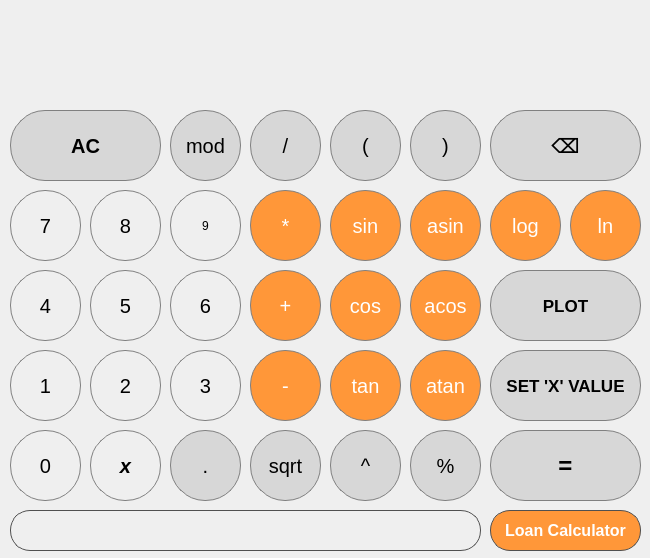
<?xml version="1.0" encoding="UTF-8"?>
<ui version="4.0">
 <class>MainWindow</class>
 <widget class="QMainWindow" name="MainWindow">
  <property name="geometry">
   <rect>
    <x>0</x>
    <y>0</y>
    <width>650</width>
    <height>558</height>
   </rect>
  </property>
  <property name="minimumSize">
   <size>
    <width>650</width>
    <height>558</height>
   </size>
  </property>
  <property name="maximumSize">
   <size>
    <width>650</width>
    <height>558</height>
   </size>
  </property>
  <property name="windowTitle">
   <string>MainWindow</string>
  </property>
  <widget class="QWidget" name="centralwidget">
   <widget class="QLabel" name="output">
    <property name="geometry">
     <rect>
      <x>10</x>
      <y>10</y>
      <width>631</width>
      <height>91</height>
     </rect>
    </property>
    <property name="font">
     <font>
      <pointsize>28</pointsize>
     </font>
    </property>
    <property name="styleSheet">
     <string notr="true">QLabel {
  qproperty-alignment: 'AlignVCenter | AlignRight';
  border: 1px solid gray;
  color: white;
  border-radius: 30px;
  border-color: rgb(80, 80, 80);
}

background-color : black;</string>
    </property>
    <property name="text">
     <string/>
    </property>
    <property name="alignment">
     <set>Qt::AlignRight|Qt::AlignTrailing|Qt::AlignVCenter</set>
    </property>
   </widget>
   <widget class="QPushButton" name="PushButtonReset">
    <property name="geometry">
     <rect>
      <x>10</x>
      <y>110</y>
      <width>151</width>
      <height>71</height>
     </rect>
    </property>
    <property name="font">
     <font>
      <pointsize>15</pointsize>
      <bold>true</bold>
     </font>
    </property>
    <property name="styleSheet">
     <string notr="true">QPushButton {
  background-color: rgb(215, 215, 215);
  border: 1px solid gray;
  border-radius: 35px;
  color: black;
}
QPushButton:pressed {
    background-color: qlineargradient(x1: 0, y1: 0, x2: 0, y2: 1,
                                      stop: 0 #BEBEBE, stop: 1 #D7D7D7);
}</string>
    </property>
    <property name="text">
     <string>AC</string>
    </property>
   </widget>
   <widget class="QPushButton" name="pushButton_mod">
    <property name="geometry">
     <rect>
      <x>170</x>
      <y>110</y>
      <width>71</width>
      <height>71</height>
     </rect>
    </property>
    <property name="font">
     <font>
      <pointsize>15</pointsize>
     </font>
    </property>
    <property name="styleSheet">
     <string notr="true">QPushButton {
  background-color: rgb(215, 215, 215);
  border: 1px solid gray;
  border-radius: 35px;
  color: black;
}
QPushButton:pressed {
    background-color: qlineargradient(x1: 0, y1: 0, x2: 0, y2: 1,
                                      stop: 0 #BEBEBE, stop: 1 #D7D7D7);
}</string>
    </property>
    <property name="text">
     <string>mod</string>
    </property>
   </widget>
   <widget class="QPushButton" name="pushButton_percent">
    <property name="geometry">
     <rect>
      <x>410</x>
      <y>430</y>
      <width>71</width>
      <height>71</height>
     </rect>
    </property>
    <property name="font">
     <font>
      <pointsize>15</pointsize>
     </font>
    </property>
    <property name="styleSheet">
     <string notr="true">QPushButton {
  background-color: rgb(215, 215, 215);
  border: 1px solid gray;
  border-radius: 35px;
  color: black;
}
QPushButton:pressed {
    background-color: qlineargradient(x1: 0, y1: 0, x2: 0, y2: 1,
                                      stop: 0 #BEBEBE, stop: 1 #D7D7D7);
}</string>
    </property>
    <property name="text">
     <string>%</string>
    </property>
   </widget>
   <widget class="QPushButton" name="pushButton_divide">
    <property name="geometry">
     <rect>
      <x>250</x>
      <y>110</y>
      <width>71</width>
      <height>71</height>
     </rect>
    </property>
    <property name="font">
     <font>
      <pointsize>15</pointsize>
     </font>
    </property>
    <property name="styleSheet">
     <string notr="true">QPushButton {
  background-color: rgb(215, 215, 215);
  border: 1px solid gray;
  border-radius: 35px;
  color: black;
}
QPushButton:pressed {
    background-color: qlineargradient(x1: 0, y1: 0, x2: 0, y2: 1,
                                      stop: 0 #BEBEBE, stop: 1 #D7D7D7);
}</string>
    </property>
    <property name="text">
     <string>/</string>
    </property>
   </widget>
   <widget class="QPushButton" name="pushButton_sin">
    <property name="geometry">
     <rect>
      <x>330</x>
      <y>190</y>
      <width>71</width>
      <height>71</height>
     </rect>
    </property>
    <property name="font">
     <font>
      <pointsize>15</pointsize>
     </font>
    </property>
    <property name="styleSheet">
     <string notr="true">QPushButton {
  background-color: rgb(255, 151, 57);
  border: 1px solid gray;
  border-radius: 35px;
  color: white;
}
QPushButton:pressed {
    background-color: qlineargradient(x1: 0, y1: 0, x2: 0, y2: 1,
                                      stop: 0 #BEBEBE, stop: 1 #D7D7D7);
}</string>
    </property>
    <property name="text">
     <string>sin</string>
    </property>
   </widget>
   <widget class="QPushButton" name="pushButton_asin">
    <property name="geometry">
     <rect>
      <x>410</x>
      <y>190</y>
      <width>71</width>
      <height>71</height>
     </rect>
    </property>
    <property name="font">
     <font>
      <pointsize>15</pointsize>
     </font>
    </property>
    <property name="styleSheet">
     <string notr="true">QPushButton {
  background-color: rgb(255, 151, 57);
  border: 1px solid gray;
  border-radius: 35px;
  color: white;
}
QPushButton:pressed {
    background-color: qlineargradient(x1: 0, y1: 0, x2: 0, y2: 1,
                                      stop: 0 #BEBEBE, stop: 1 #D7D7D7);
}</string>
    </property>
    <property name="text">
     <string>asin</string>
    </property>
   </widget>
   <widget class="QPushButton" name="pushButton_7">
    <property name="geometry">
     <rect>
      <x>10</x>
      <y>190</y>
      <width>71</width>
      <height>71</height>
     </rect>
    </property>
    <property name="font">
     <font>
      <pointsize>15</pointsize>
     </font>
    </property>
    <property name="styleSheet">
     <string notr="true">QPushButton {
   border: 1px solid gray;
   border-radius: 35px;
}
QPushButton:pressed {
    background-color: qlineargradient(x1: 0, y1: 0, x2: 0, y2: 1,
                                      stop: 0 #dadbde, stop: 1 #f6f7fa);
}</string>
    </property>
    <property name="text">
     <string>7</string>
    </property>
   </widget>
   <widget class="QPushButton" name="pushButton_9">
    <property name="geometry">
     <rect>
      <x>170</x>
      <y>190</y>
      <width>71</width>
      <height>71</height>
     </rect>
    </property>
    <property name="styleSheet">
     <string notr="true">QPushButton {
   border: 1px solid gray;
   border-radius: 35px;
}
QPushButton:pressed {
    background-color: qlineargradient(x1: 0, y1: 0, x2: 0, y2: 1,
                                      stop: 0 #dadbde, stop: 1 #f6f7fa);
}</string>
    </property>
    <property name="text">
     <string>9</string>
    </property>
   </widget>
   <widget class="QPushButton" name="pushButton_cos">
    <property name="geometry">
     <rect>
      <x>330</x>
      <y>270</y>
      <width>71</width>
      <height>71</height>
     </rect>
    </property>
    <property name="font">
     <font>
      <pointsize>15</pointsize>
     </font>
    </property>
    <property name="styleSheet">
     <string notr="true">QPushButton {
  background-color: rgb(255, 151, 57);
  border: 1px solid gray;
  border-radius: 35px;
  color: white;
}
QPushButton:pressed {
    background-color: qlineargradient(x1: 0, y1: 0, x2: 0, y2: 1,
                                      stop: 0 #BEBEBE, stop: 1 #D7D7D7);
}</string>
    </property>
    <property name="text">
     <string>cos</string>
    </property>
   </widget>
   <widget class="QPushButton" name="pushButton_acos">
    <property name="geometry">
     <rect>
      <x>410</x>
      <y>270</y>
      <width>71</width>
      <height>71</height>
     </rect>
    </property>
    <property name="font">
     <font>
      <pointsize>15</pointsize>
     </font>
    </property>
    <property name="styleSheet">
     <string notr="true">QPushButton {
  background-color: rgb(255, 151, 57);
  border: 1px solid gray;
  border-radius: 35px;
  color: white;
}
QPushButton:pressed {
    background-color: qlineargradient(x1: 0, y1: 0, x2: 0, y2: 1,
                                      stop: 0 #BEBEBE, stop: 1 #D7D7D7);
}</string>
    </property>
    <property name="text">
     <string>acos</string>
    </property>
   </widget>
   <widget class="QPushButton" name="pushButton_8">
    <property name="geometry">
     <rect>
      <x>90</x>
      <y>190</y>
      <width>71</width>
      <height>71</height>
     </rect>
    </property>
    <property name="font">
     <font>
      <pointsize>15</pointsize>
     </font>
    </property>
    <property name="styleSheet">
     <string notr="true">QPushButton {
   border: 1px solid gray;
   border-radius: 35px;
}
QPushButton:pressed {
    background-color: qlineargradient(x1: 0, y1: 0, x2: 0, y2: 1,
                                      stop: 0 #dadbde, stop: 1 #f6f7fa);
}</string>
    </property>
    <property name="text">
     <string>8</string>
    </property>
   </widget>
   <widget class="QPushButton" name="pushButton_multiply">
    <property name="geometry">
     <rect>
      <x>250</x>
      <y>190</y>
      <width>71</width>
      <height>71</height>
     </rect>
    </property>
    <property name="font">
     <font>
      <pointsize>15</pointsize>
     </font>
    </property>
    <property name="styleSheet">
     <string notr="true">QPushButton {
  background-color: rgb(255, 151, 57);
  border: 1px solid gray;
  border-radius: 35px;
  color: white;
}
QPushButton:pressed {
    background-color: qlineargradient(x1: 0, y1: 0, x2: 0, y2: 1,
                                      stop: 0 #BEBEBE, stop: 1 #D7D7D7);
}</string>
    </property>
    <property name="text">
     <string>*</string>
    </property>
   </widget>
   <widget class="QPushButton" name="pushButton_4">
    <property name="geometry">
     <rect>
      <x>10</x>
      <y>270</y>
      <width>71</width>
      <height>71</height>
     </rect>
    </property>
    <property name="font">
     <font>
      <pointsize>15</pointsize>
     </font>
    </property>
    <property name="styleSheet">
     <string notr="true">QPushButton {
   border: 1px solid gray;
   border-radius: 35px;
}
QPushButton:pressed {
    background-color: qlineargradient(x1: 0, y1: 0, x2: 0, y2: 1,
                                      stop: 0 #dadbde, stop: 1 #f6f7fa);
}</string>
    </property>
    <property name="text">
     <string>4</string>
    </property>
   </widget>
   <widget class="QPushButton" name="pushButton_6">
    <property name="geometry">
     <rect>
      <x>170</x>
      <y>270</y>
      <width>71</width>
      <height>71</height>
     </rect>
    </property>
    <property name="font">
     <font>
      <pointsize>15</pointsize>
     </font>
    </property>
    <property name="styleSheet">
     <string notr="true">QPushButton {
   border: 1px solid gray;
   border-radius: 35px;
}
QPushButton:pressed {
    background-color: qlineargradient(x1: 0, y1: 0, x2: 0, y2: 1,
                                      stop: 0 #dadbde, stop: 1 #f6f7fa);
}</string>
    </property>
    <property name="text">
     <string>6</string>
    </property>
   </widget>
   <widget class="QPushButton" name="pushButton_tan">
    <property name="geometry">
     <rect>
      <x>330</x>
      <y>350</y>
      <width>71</width>
      <height>71</height>
     </rect>
    </property>
    <property name="font">
     <font>
      <pointsize>15</pointsize>
     </font>
    </property>
    <property name="styleSheet">
     <string notr="true">QPushButton {
  background-color: rgb(255, 151, 57);
  border: 1px solid gray;
  border-radius: 35px;
  color: white;
}
QPushButton:pressed {
    background-color: qlineargradient(x1: 0, y1: 0, x2: 0, y2: 1,
                                      stop: 0 #BEBEBE, stop: 1 #D7D7D7);
}</string>
    </property>
    <property name="text">
     <string>tan</string>
    </property>
   </widget>
   <widget class="QPushButton" name="pushButton_atan">
    <property name="geometry">
     <rect>
      <x>410</x>
      <y>350</y>
      <width>71</width>
      <height>71</height>
     </rect>
    </property>
    <property name="font">
     <font>
      <pointsize>15</pointsize>
     </font>
    </property>
    <property name="styleSheet">
     <string notr="true">QPushButton {
  background-color: rgb(255, 151, 57);
  border: 1px solid gray;
  border-radius: 35px;
  color: white;
}
QPushButton:pressed {
    background-color: qlineargradient(x1: 0, y1: 0, x2: 0, y2: 1,
                                      stop: 0 #BEBEBE, stop: 1 #D7D7D7);
}</string>
    </property>
    <property name="text">
     <string>atan</string>
    </property>
   </widget>
   <widget class="QPushButton" name="pushButton_5">
    <property name="geometry">
     <rect>
      <x>90</x>
      <y>270</y>
      <width>71</width>
      <height>71</height>
     </rect>
    </property>
    <property name="font">
     <font>
      <pointsize>15</pointsize>
     </font>
    </property>
    <property name="styleSheet">
     <string notr="true">QPushButton {
   border: 1px solid gray;
   border-radius: 35px;
}
QPushButton:pressed {
    background-color: qlineargradient(x1: 0, y1: 0, x2: 0, y2: 1,
                                      stop: 0 #dadbde, stop: 1 #f6f7fa);
}</string>
    </property>
    <property name="text">
     <string>5</string>
    </property>
   </widget>
   <widget class="QPushButton" name="pushButton_plus">
    <property name="geometry">
     <rect>
      <x>250</x>
      <y>270</y>
      <width>71</width>
      <height>71</height>
     </rect>
    </property>
    <property name="font">
     <font>
      <pointsize>15</pointsize>
     </font>
    </property>
    <property name="styleSheet">
     <string notr="true">QPushButton {
  background-color: rgb(255, 151, 57);
  border: 1px solid gray;
  border-radius: 35px;
  color: white;
}
QPushButton:pressed {
    background-color: qlineargradient(x1: 0, y1: 0, x2: 0, y2: 1,
                                      stop: 0 #BEBEBE, stop: 1 #D7D7D7);
}</string>
    </property>
    <property name="text">
     <string>+</string>
    </property>
   </widget>
   <widget class="QPushButton" name="pushButton_1">
    <property name="geometry">
     <rect>
      <x>10</x>
      <y>350</y>
      <width>71</width>
      <height>71</height>
     </rect>
    </property>
    <property name="font">
     <font>
      <pointsize>15</pointsize>
     </font>
    </property>
    <property name="styleSheet">
     <string notr="true">QPushButton {
   border: 1px solid gray;
   border-radius: 35px;
}
QPushButton:pressed {
    background-color: qlineargradient(x1: 0, y1: 0, x2: 0, y2: 1,
                                      stop: 0 #dadbde, stop: 1 #f6f7fa);
}</string>
    </property>
    <property name="text">
     <string>1</string>
    </property>
   </widget>
   <widget class="QPushButton" name="pushButton_3">
    <property name="geometry">
     <rect>
      <x>170</x>
      <y>350</y>
      <width>71</width>
      <height>71</height>
     </rect>
    </property>
    <property name="font">
     <font>
      <pointsize>15</pointsize>
     </font>
    </property>
    <property name="styleSheet">
     <string notr="true">QPushButton {
   border: 1px solid gray;
   border-radius: 35px;
}
QPushButton:pressed {
    background-color: qlineargradient(x1: 0, y1: 0, x2: 0, y2: 1,
                                      stop: 0 #dadbde, stop: 1 #f6f7fa);
}</string>
    </property>
    <property name="text">
     <string>3</string>
    </property>
   </widget>
   <widget class="QPushButton" name="pushButton_sqrt">
    <property name="geometry">
     <rect>
      <x>250</x>
      <y>430</y>
      <width>71</width>
      <height>71</height>
     </rect>
    </property>
    <property name="font">
     <font>
      <pointsize>15</pointsize>
     </font>
    </property>
    <property name="styleSheet">
     <string notr="true">QPushButton {
  background-color: rgb(215, 215, 215);
  border: 1px solid gray;
  border-radius: 35px;
  color: black;
}
QPushButton:pressed {
    background-color: qlineargradient(x1: 0, y1: 0, x2: 0, y2: 1,
                                      stop: 0 #BEBEBE, stop: 1 #D7D7D7);
}</string>
    </property>
    <property name="text">
     <string>sqrt</string>
    </property>
   </widget>
   <widget class="QPushButton" name="pushButton_log">
    <property name="geometry">
     <rect>
      <x>490</x>
      <y>190</y>
      <width>71</width>
      <height>71</height>
     </rect>
    </property>
    <property name="font">
     <font>
      <pointsize>15</pointsize>
     </font>
    </property>
    <property name="styleSheet">
     <string notr="true">QPushButton {
  background-color: rgb(255, 151, 57);
  border: 1px solid gray;
  border-radius: 35px;
  color: white;
}
QPushButton:pressed {
    background-color: qlineargradient(x1: 0, y1: 0, x2: 0, y2: 1,
                                      stop: 0 #BEBEBE, stop: 1 #D7D7D7);
}</string>
    </property>
    <property name="text">
     <string>log</string>
    </property>
   </widget>
   <widget class="QPushButton" name="pushButton_2">
    <property name="geometry">
     <rect>
      <x>90</x>
      <y>350</y>
      <width>71</width>
      <height>71</height>
     </rect>
    </property>
    <property name="font">
     <font>
      <pointsize>15</pointsize>
     </font>
    </property>
    <property name="styleSheet">
     <string notr="true">QPushButton {
   border: 1px solid gray;
   border-radius: 35px;
}
QPushButton:pressed {
    background-color: qlineargradient(x1: 0, y1: 0, x2: 0, y2: 1,
                                      stop: 0 #dadbde, stop: 1 #f6f7fa);
}</string>
    </property>
    <property name="text">
     <string>2</string>
    </property>
   </widget>
   <widget class="QPushButton" name="pushButton_minus">
    <property name="geometry">
     <rect>
      <x>250</x>
      <y>350</y>
      <width>71</width>
      <height>71</height>
     </rect>
    </property>
    <property name="font">
     <font>
      <pointsize>15</pointsize>
     </font>
    </property>
    <property name="styleSheet">
     <string notr="true">QPushButton {
  background-color: rgb(255, 151, 57);
  border: 1px solid gray;
  border-radius: 35px;
  color: white;
}
QPushButton:pressed {
    background-color: qlineargradient(x1: 0, y1: 0, x2: 0, y2: 1,
                                      stop: 0 #BEBEBE, stop: 1 #D7D7D7);
}</string>
    </property>
    <property name="text">
     <string>-</string>
    </property>
   </widget>
   <widget class="QPushButton" name="pushButton_0">
    <property name="geometry">
     <rect>
      <x>10</x>
      <y>430</y>
      <width>71</width>
      <height>71</height>
     </rect>
    </property>
    <property name="font">
     <font>
      <pointsize>15</pointsize>
     </font>
    </property>
    <property name="styleSheet">
     <string notr="true">QPushButton {
   border: 1px solid gray;
   border-radius: 35px;
}
QPushButton:pressed {
    background-color: qlineargradient(x1: 0, y1: 0, x2: 0, y2: 1,
                                      stop: 0 #dadbde, stop: 1 #f6f7fa);
}</string>
    </property>
    <property name="text">
     <string>0</string>
    </property>
   </widget>
   <widget class="QPushButton" name="pushButton_dot">
    <property name="geometry">
     <rect>
      <x>170</x>
      <y>430</y>
      <width>71</width>
      <height>71</height>
     </rect>
    </property>
    <property name="font">
     <font>
      <pointsize>15</pointsize>
     </font>
    </property>
    <property name="styleSheet">
     <string notr="true">QPushButton {
  background-color: rgb(215, 215, 215);
  border: 1px solid gray;
  border-radius: 35px;
  color: black;
}
QPushButton:pressed {
    background-color: qlineargradient(x1: 0, y1: 0, x2: 0, y2: 1,
                                      stop: 0 #BEBEBE, stop: 1 #D7D7D7);
}</string>
    </property>
    <property name="text">
     <string>.</string>
    </property>
   </widget>
   <widget class="QPushButton" name="pushButton_pow">
    <property name="geometry">
     <rect>
      <x>330</x>
      <y>430</y>
      <width>71</width>
      <height>71</height>
     </rect>
    </property>
    <property name="font">
     <font>
      <pointsize>15</pointsize>
     </font>
    </property>
    <property name="styleSheet">
     <string notr="true">QPushButton {
  background-color: rgb(215, 215, 215);
  border: 1px solid gray;
  border-radius: 35px;
  color: black;
}
QPushButton:pressed {
    background-color: qlineargradient(x1: 0, y1: 0, x2: 0, y2: 1,
                                      stop: 0 #BEBEBE, stop: 1 #D7D7D7);
}</string>
    </property>
    <property name="text">
     <string>^</string>
    </property>
   </widget>
   <widget class="QPushButton" name="pushButton_ln">
    <property name="geometry">
     <rect>
      <x>570</x>
      <y>190</y>
      <width>71</width>
      <height>71</height>
     </rect>
    </property>
    <property name="font">
     <font>
      <pointsize>15</pointsize>
     </font>
    </property>
    <property name="styleSheet">
     <string notr="true">QPushButton {
  background-color: rgb(255, 151, 57);
  border: 1px solid gray;
  border-radius: 35px;
  color: white;
}
QPushButton:pressed {
    background-color: qlineargradient(x1: 0, y1: 0, x2: 0, y2: 1,
                                      stop: 0 #BEBEBE, stop: 1 #D7D7D7);
}</string>
    </property>
    <property name="text">
     <string>ln</string>
    </property>
   </widget>
   <widget class="QPushButton" name="pushButton_equal">
    <property name="geometry">
     <rect>
      <x>490</x>
      <y>430</y>
      <width>151</width>
      <height>71</height>
     </rect>
    </property>
    <property name="font">
     <font>
      <pointsize>18</pointsize>
      <bold>true</bold>
     </font>
    </property>
    <property name="styleSheet">
     <string notr="true">QPushButton {
  background-color: rgb(215, 215, 215);
  border: 1px solid gray;
  border-radius: 35px;
  color: black;
}
QPushButton:pressed {
    background-color: qlineargradient(x1: 0, y1: 0, x2: 0, y2: 1,
                                      stop: 0 #BEBEBE, stop: 1 #D7D7D7);
}</string>
    </property>
    <property name="text">
     <string>=</string>
    </property>
   </widget>
   <widget class="QPushButton" name="pushButton_rightBracket">
    <property name="geometry">
     <rect>
      <x>410</x>
      <y>110</y>
      <width>71</width>
      <height>71</height>
     </rect>
    </property>
    <property name="font">
     <font>
      <pointsize>15</pointsize>
     </font>
    </property>
    <property name="styleSheet">
     <string notr="true">QPushButton {
  background-color: rgb(215, 215, 215);
  border: 1px solid gray;
  border-radius: 35px;
  color: black;
}
QPushButton:pressed {
    background-color: qlineargradient(x1: 0, y1: 0, x2: 0, y2: 1,
                                      stop: 0 #BEBEBE, stop: 1 #D7D7D7);
}</string>
    </property>
    <property name="text">
     <string>)</string>
    </property>
   </widget>
   <widget class="QPushButton" name="pushButton_leftBracket">
    <property name="geometry">
     <rect>
      <x>330</x>
      <y>110</y>
      <width>71</width>
      <height>71</height>
     </rect>
    </property>
    <property name="font">
     <font>
      <pointsize>15</pointsize>
     </font>
    </property>
    <property name="styleSheet">
     <string notr="true">QPushButton {
  background-color: rgb(215, 215, 215);
  border: 1px solid gray;
  border-radius: 35px;
  color: black;
}
QPushButton:pressed {
    background-color: qlineargradient(x1: 0, y1: 0, x2: 0, y2: 1,
                                      stop: 0 #BEBEBE, stop: 1 #D7D7D7);
}</string>
    </property>
    <property name="text">
     <string>(</string>
    </property>
   </widget>
   <widget class="QPushButton" name="pushButton_x">
    <property name="geometry">
     <rect>
      <x>90</x>
      <y>430</y>
      <width>71</width>
      <height>71</height>
     </rect>
    </property>
    <property name="font">
     <font>
      <pointsize>15</pointsize>
      <italic>true</italic>
      <bold>true</bold>
     </font>
    </property>
    <property name="styleSheet">
     <string notr="true">QPushButton {
   border: 1px solid gray;
   border-radius: 35px;
}
QPushButton:pressed {
    background-color: qlineargradient(x1: 0, y1: 0, x2: 0, y2: 1,
                                      stop: 0 #dadbde, stop: 1 #f6f7fa);
}</string>
    </property>
    <property name="text">
     <string>x</string>
    </property>
   </widget>
   <widget class="QPushButton" name="pushButton_delete">
    <property name="geometry">
     <rect>
      <x>490</x>
      <y>110</y>
      <width>151</width>
      <height>71</height>
     </rect>
    </property>
    <property name="font">
     <font>
      <pointsize>15</pointsize>
      <bold>true</bold>
     </font>
    </property>
    <property name="styleSheet">
     <string notr="true">QPushButton {
  background-color: rgb(215, 215, 215);
  border: 1px solid gray;
  border-radius: 35px;
  color: black;
}
QPushButton:pressed {
    background-color: qlineargradient(x1: 0, y1: 0, x2: 0, y2: 1,
                                      stop: 0 #BEBEBE, stop: 1 #D7D7D7);
}</string>
    </property>
    <property name="text">
     <string>⌫</string>
    </property>
   </widget>
   <widget class="QPushButton" name="pushButton_plot">
    <property name="geometry">
     <rect>
      <x>490</x>
      <y>270</y>
      <width>151</width>
      <height>71</height>
     </rect>
    </property>
    <property name="font">
     <font>
      <pointsize>13</pointsize>
      <italic>false</italic>
      <bold>true</bold>
      <underline>false</underline>
      <strikeout>false</strikeout>
     </font>
    </property>
    <property name="styleSheet">
     <string notr="true">QPushButton {
  background-color: rgb(215, 215, 215);
  border: 1px solid gray;
  border-radius: 35px;
  color: black;
}
QPushButton:pressed {
    background-color: qlineargradient(x1: 0, y1: 0, x2: 0, y2: 1,
                                      stop: 0 #BEBEBE, stop: 1 #D7D7D7);
}</string>
    </property>
    <property name="text">
     <string>PLOT</string>
    </property>
   </widget>
   <widget class="QPushButton" name="pushButton_xInput">
    <property name="geometry">
     <rect>
      <x>490</x>
      <y>350</y>
      <width>151</width>
      <height>71</height>
     </rect>
    </property>
    <property name="font">
     <font>
      <pointsize>13</pointsize>
      <italic>false</italic>
      <bold>true</bold>
     </font>
    </property>
    <property name="styleSheet">
     <string notr="true">QPushButton {
  background-color: rgb(215, 215, 215);
  border: 1px solid gray;
  border-radius: 35px;
  color: black;
}
QPushButton:pressed {
    background-color: qlineargradient(x1: 0, y1: 0, x2: 0, y2: 1,
                                      stop: 0 #BEBEBE, stop: 1 #D7D7D7);
}</string>
    </property>
    <property name="text">
     <string>SET 'X' VALUE</string>
    </property>
   </widget>
   <widget class="QPushButton" name="pushButtonLoanCalc">
    <property name="geometry">
     <rect>
      <x>490</x>
      <y>510</y>
      <width>151</width>
      <height>41</height>
     </rect>
    </property>
    <property name="font">
     <font>
      <pointsize>12</pointsize>
      <bold>true</bold>
     </font>
    </property>
    <property name="styleSheet">
     <string notr="true">QPushButton {
  background-color: rgb(255, 151, 57);
  color: white;
  border: 1px solid rgb(180, 180, 180);
  border-radius: 20px;
  border-color: rgb(80, 80, 80);
}

QPushButton:pressed {
    background-color: qlineargradient(x1: 0, y1: 0, x2: 0, y2: 1,
                                      stop: 0 #FF7832, stop: 1 #FF9739);
}</string>
    </property>
    <property name="text">
     <string>Loan Calculator</string>
    </property>
   </widget>
   <widget class="QPushButton" name="pushButton_10">
    <property name="geometry">
     <rect>
      <x>10</x>
      <y>510</y>
      <width>471</width>
      <height>41</height>
     </rect>
    </property>
    <property name="font">
     <font>
      <pointsize>12</pointsize>
      <bold>true</bold>
     </font>
    </property>
    <property name="styleSheet">
     <string notr="true">QPushButton {
  color: white;
  border: 1px solid rgb(180, 180, 180);
  border-radius: 20px;
  border-color: rgb(80, 80, 80);
}

QPushButton:pressed {
    background-color: qlineargradient(x1: 0, y1: 0, x2: 0, y2: 1,
                                      stop: 0 #FF7832, stop: 1 #FF9739);
}</string>
    </property>
    <property name="text">
     <string/>
    </property>
   </widget>
  </widget>
 </widget>
 <resources/>
 <connections/>
</ui>
